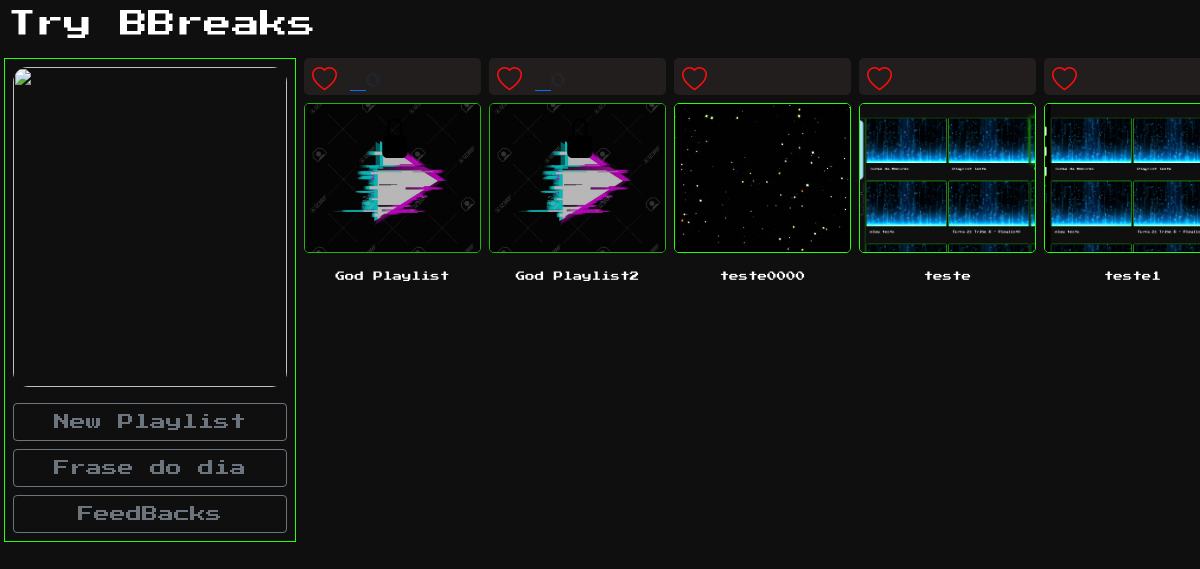
The app's page /, older data.
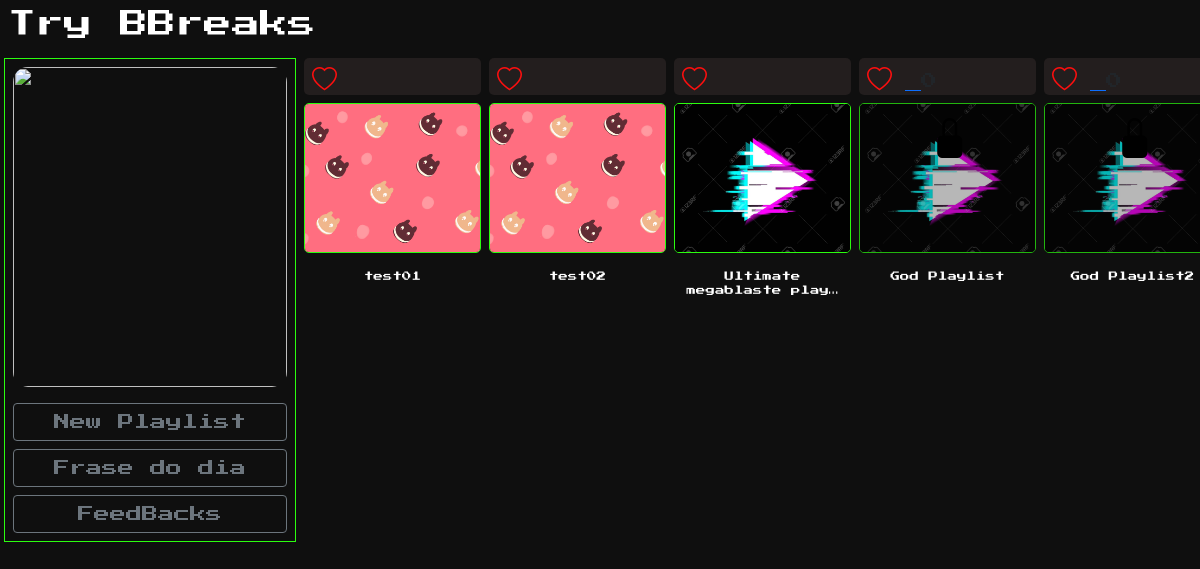
The same page, newer data.
### music/models.py (models this page shows, shortened)
class PlaylistModel(models.Model):
    title = models.CharField(max_length=255, unique=True)
    slug = models.SlugField(max_length=255, unique=True, blank=True, null=True)
    author = models.CharField(max_length=255)
    musics = models.ManyToManyField(MusicModel, blank=True, null=True)
    privacy = models.BooleanField(default=False)
    password = models.CharField(max_length=30, blank=True, null=True)
    thumb = models.ImageField(upload_to='thumb/', blank=True)
    created_at = models.DateField(default=now())
    views = models.IntegerField(default=0)
    likes = models.IntegerField(default=0)

### music/views.py (the view, shortened to what this page needs)
# urls.py: path('', PlayListView.as_view(), name='playlist-view'),
class PlayListView(View):
    def get(self, request):
        playlists = PlaylistModel.objects.all().order_by('-created_at')
        context = {
            'playlists': playlists,
        }
        return render(request, 'music/playlists.html', context)

### music/templates/music/playlists.html (shortened to what this page needs)
{% extends 'navbar.html' %}
{% load static %}
{% block content %}
<link rel="stylesheet" href="{% static 'css/playlist_style.css' %}">
<header id="header">
    <h3 class="m-0 p-2">Try BBreaks</h3>
</header>
<main id="main" class="container-fluid row g-2 p-0 m-0">
    <aside class="col-12 col-md-4 col-lg-3" id="perfil-container">
        <div class="sticky-top p-2" id="menu-wrapper">
            <div class="" style="width: 100%;">
                <img class="img-fluid" id="avatar"
                    src="https://files.sunoresearch.com.br/n/uploads/2022/01/twitter-nft-bored-ape-nova-post.jpg">
            </div>
            <div class="d-grid gap-2 mt-3" id="features">
                <button type="button" class="btn btn-outline-secondary" onclick="openPlaylistForm()">New
                    Playlist</button>
                <button type="button" class="btn btn-outline-secondary">Frase do dia</button>
                <button type="button" class="btn btn-outline-secondary">FeedBacks</button>
            </div>
        </div>
    </aside>
    <article class="col-12 col-md-8 col-lg-9">
        <div class="playlists-container row gx-2">
            {% for playlist in playlists %}
            <div class="col-6 col-md-4 col-lg-4 card-playlist mb-3">
                <div class="card border-none" style="border: none;">
                    {% if playlist.privacy %}
                    <div class="playlist-items-container">
                        <a class="like-me" href="">
                            <i class="heart bi bi-heart p-2"></i>
                        </a>
                        <span>{{playlist.likes}}</span>
                    </div>
                    <a id="{{playlist.slug}}" class="get-playlist-slug" href="musics/{{playlist.slug}}"
                        data-bs-toggle="modal" data-bs-target="#pass-modal">
                        <img class="card-img-top img-fluid playlist-thumb priv" src="{{ playlist.thumb.url }}" />
                        <i class="bi bi-lock-fill priv-icon"></i>
                    </a>
                    <div class="card-body p-0 mt-3">
                        <a id="{{playlist.slug}}" class="get-playlist-slug" href="musics/{{playlist.slug}}"
                            data-bs-toggle="modal" data-bs-target="#pass-modal">
                            <p class="">{{ playlist.title | truncatechars:25 }}</p>
                        </a>
                    </div>
                    {% else %}
                    <div class="playlist-items-container">
                        <a class="like-me" href="">
                            <i class="heart bi bi-heart p-2"></i>
                        </a>
                    </div>
                    <a href="musics/{{playlist.slug}}">
                        <img class="card-img-top img-fluid playlist-thumb" src="{{ playlist.thumb.url }}" />
                    </a>
                    <div class="card-body p-0 mt-3">
                        <a href="musics/{{playlist.slug}}">
                            <p class="">{{ playlist.title | truncatechars:25 }}</p>
                        </a>
                    </div>
                    {% endif %}
                </div>
            </div>
            {% endfor %}
        </div>
    </article>
</main>
{% endblock content %}

Row changes from the older to the newer data that the page shows:
no longer on this page (row unchanged): PlaylistModel: thumb (picture), title "teste0000"
no longer on this page (row unchanged): PlaylistModel: thumb (picture), title "teste"
no longer on this page (row unchanged): PlaylistModel: thumb (picture), title "teste1"
added PlaylistModel: thumb (picture), title "test01"
added PlaylistModel: thumb (picture), title "test02"
added PlaylistModel: thumb (picture), title "Ultimate megablaste play…"
